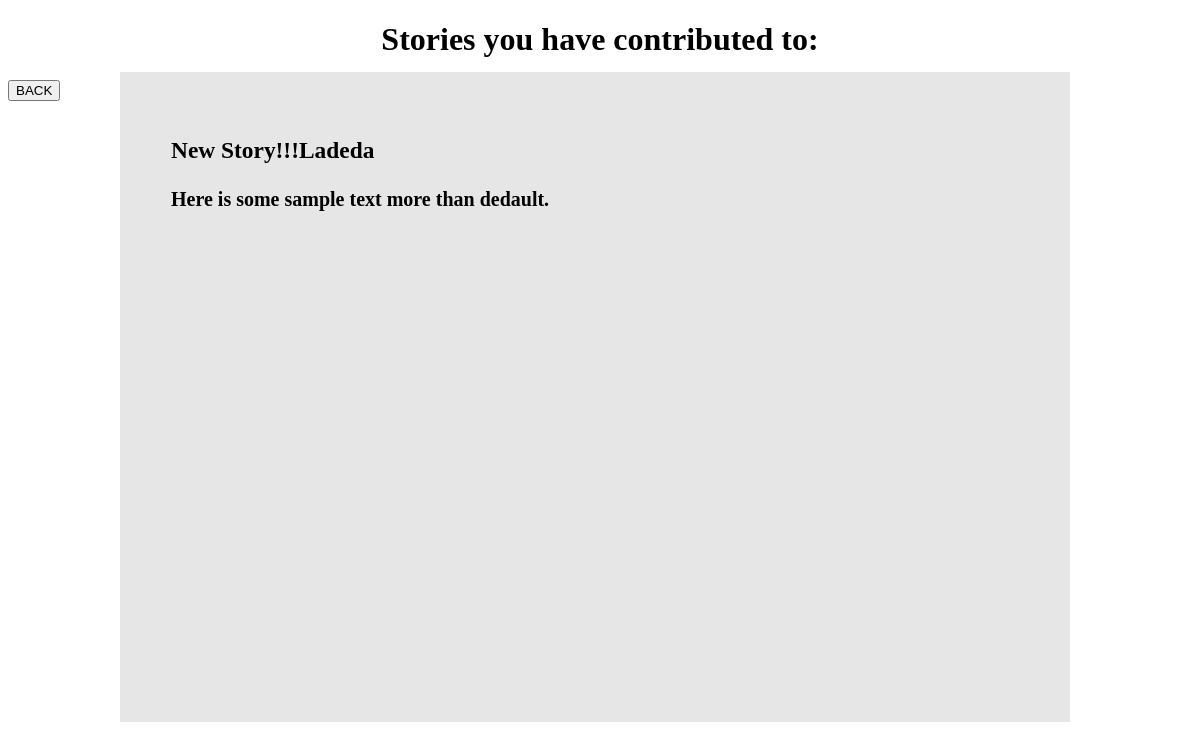
Page /contributed (signed in) on the earlier database version.
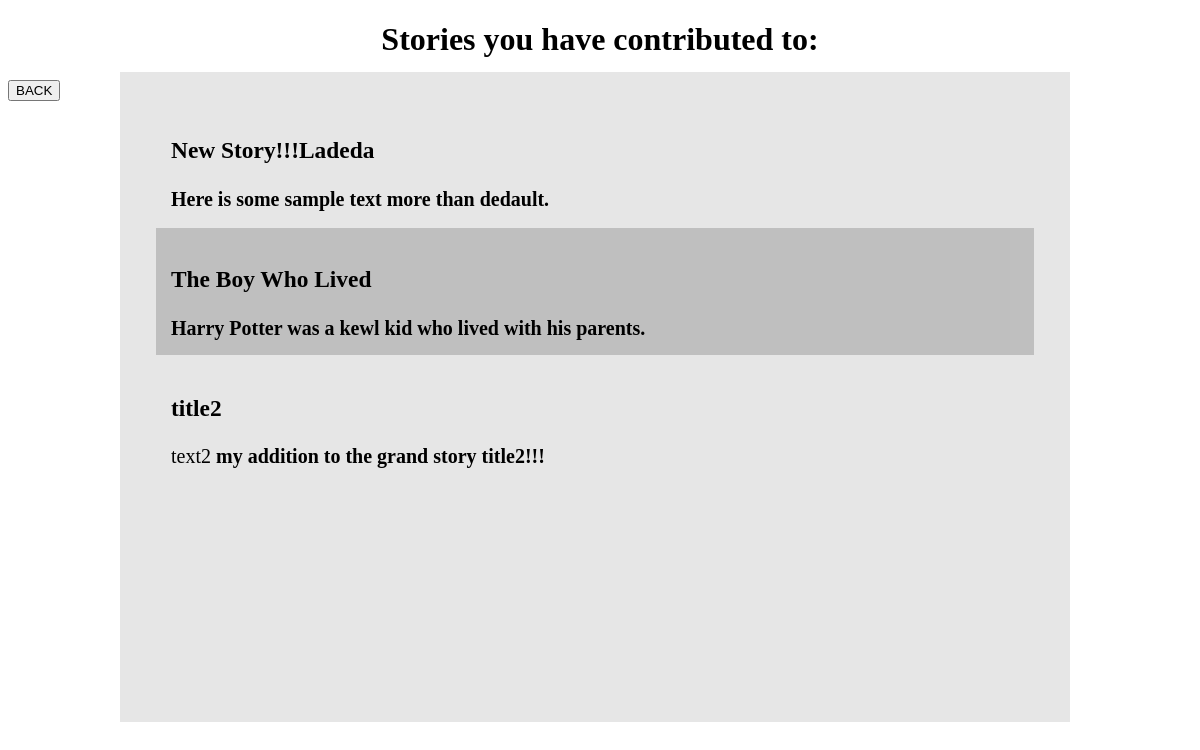
Same page on the later database version.
### tables this page shows
CREATE TABLE stories (storyID INT, title VARCHAR, isOpen INT);

### app.py (the view)
@app.route("/contributed",methods=['POST','GET'])
def contributed():
    if session and auth.userCooked(session["user"]):
        data = posts.getContributedData(session["user"])
        return render_template("contributed.html", data=data)
    return redirect("/")

### utils/auth.py (called while the page is built)
def userCooked(user):
    f = "data/story.db"
    db = sqlite3.connect(f)
    c = db.cursor()
    a = c.execute("SELECT username FROM users")
    for row in a:
        if session and row and user == row[0]:
            return True
    return False

### utils/posts.py (called while the page is built)
def getContributedIDs(username):
    db = sqlite3.connect("data/story.db")
    cursor = db.cursor()
    query = "SELECT storyID FROM updates WHERE username=\"" + username + "\""
    cursor.execute(query)
    fetch = cursor.fetchall()
    data = []
    for i in fetch:
        data.append(i[0])
    return data

### templates/contributed.html (shortened to what this page needs)
<!DOCTYPE html>
<html>
  <head>
  </head>
  <body>
    <center><h1>Stories you have contributed to:</h1></center>
    <div>
    <table class="content">
      {% for dict in data %}
      <tr class="content"><td>
	  <h3>{{ dict["title"] }}</h3>
	  {{ dict["text"] | safe }}
	  <br>
      </td></tr>
      {% endfor %}
    </table>
    </div>
    <form action="/" method=["POST","GET"]>
      <input type="submit" value="BACK">
    </form>
  </body>
</html>

Differences in the rows shown:
added stories: title "The Boy Who Lived", text "Harry Potter was a kewl kid who lived with his parents."
now on this page (row unchanged): stories: title "title2", text "text2 my addition to the grand story title2!!!"
